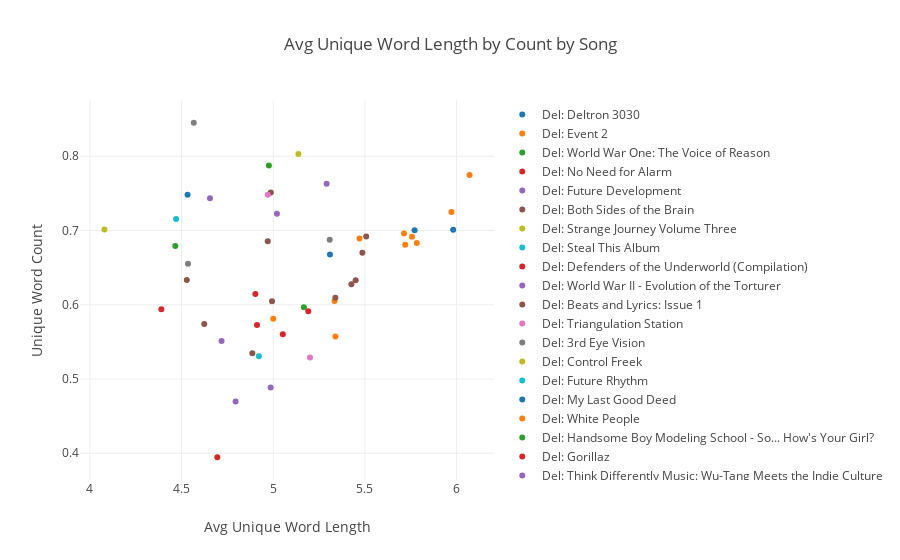

This figure's notebook cell:
### Code cell
unique_count_to_length([works['Del']], by_alb=True)

### Figure 1 — Plotly figure (JSON) as saved in the notebook; plotly's stock layout.template omitted (floating-point values rounded to 4 significant figures)
{"data": [{"hoverinfo": "text", "mode": "markers", "name": "Del: Deltron 3030", "text": ["Positive Contact", "Virus", "Things You Can Do"], "type": "scatter", "x": [5.771, 5.309, 5.982], "y": [0.7005, 0.6677, 0.7011]}, {"hoverinfo": "text", "mode": "markers", "name": "Del: Event 2", "text": ["Pay the Price", "The Return", "Talent Supercedes", "The Agony", "Do You Remember?", "Nobody Can", "What Is This Loneliness", "Melding of the Minds", "Look Across the Sky"], "type": "scatter", "x": [5.339, 5.47, 5.783, 5.72, 5.714, 5.972, 6.071, 5.334, 5.757], "y": [0.5573, 0.6894, 0.6831, 0.6807, 0.6958, 0.7247, 0.7747, 0.6052, 0.6914]}, {"hoverinfo": "text", "mode": "markers", "name": "Del: World War One: The Voice of Reason", "text": ["All We Know"], "type": "scatter", "x": [4.976], "y": [0.7875]}, {"hoverinfo": "text", "mode": "markers", "name": "Del: No Need for Alarm", "text": ["Catch a Bad One", "No Need for Alarm", "Wack M.C.'s", "Worldwide"], "type": "scatter", "x": [5.052, 4.912, 4.695, 4.39], "y": [0.5603, 0.5727, 0.3946, 0.5939]}, {"hoverinfo": "text", "mode": "markers", "name": "Del: Future Development", "text": ["Love is worth", "Don't Forget the Bass"], "type": "scatter", "x": [4.795, 4.986], "y": [0.4696, 0.4887]}, {"hoverinfo": "text", "mode": "markers", "name": "Del: Both Sides of the Brain", "text": ["Shit Talkers *", "Followers *", "Press Rewind", "Time is Too Expensive", "FWA (Fair Weather Associates) *", "Offspring", "Jaw Gymnastics", "Stay On Your Toes", "Catch All This"], "type": "scatter", "x": [4.886, 4.624, 5.486, 5.449, 4.529, 5.426, 5.507, 4.993, 5.339], "y": [0.5346, 0.5741, 0.67, 0.633, 0.6335, 0.6277, 0.6921, 0.6048, 0.6096]}, {"hoverinfo": "text", "mode": "markers", "name": "Del: Future Development (1996)", "text": [], "type": "scatter", "x": [], "y": []}, {"hoverinfo": "text", "mode": "markers", "name": "Del: Phony Phranchise 12\"", "text": [], "type": "scatter", "x": [], "y": []}, {"hoverinfo": "text", "mode": "markers", "name": "Del: Strange Journey Volume Three", "text": ["Strange Universe"], "type": "scatter", "x": [5.137], "y": [0.8031]}, {"hoverinfo": "text", "mode": "markers", "name": "Del: Steal This Album", "text": ["The Repo Man Sings for You"], "type": "scatter", "x": [4.921], "y": [0.5307]}, {"hoverinfo": "text", "mode": "markers", "name": "Del: Deltron 3030 ", "text": [], "type": "scatter", "x": [], "y": []}, {"hoverinfo": "text", "mode": "markers", "name": "Del: Event II", "text": [], "type": "scatter", "x": [], "y": []}, {"hoverinfo": "text", "mode": "markers", "name": "Del: Strength Magazine Presents Subtext (Compilation)", "text": [], "type": "scatter", "x": [], "y": []}, {"hoverinfo": "text", "mode": "markers", "name": "Del: Defenders of the Underworld (Compilation)", "text": ["Hoe!"], "type": "scatter", "x": [4.903], "y": [0.6146]}, {"hoverinfo": "text", "mode": "markers", "name": "Del: World War II - Evolution of the Torturer", "text": ["On the Run Again", "War of the Masses"], "type": "scatter", "x": [5.291, 5.02], "y": [0.763, 0.7226]}, {"hoverinfo": "text", "mode": "markers", "name": "Del: Beats and Lyrics: Issue 1", "text": ["Three Emcees"], "type": "scatter", "x": [4.987], "y": [0.7512]}, {"hoverinfo": "text", "mode": "markers", "name": "Del: Triangulation Station", "text": ["What's Wrong with This Picture"], "type": "scatter", "x": [4.97], "y": [0.7481]}, {"hoverinfo": "text", "mode": "markers", "name": "Del: 3rd Eye Vision", "text": ["Oakland Blackouts", "Off the Record"], "type": "scatter", "x": [5.308, 4.567], "y": [0.6875, 0.8451]}, {"hoverinfo": "text", "mode": "markers", "name": "Del: Control Freek", "text": ["Get It"], "type": "scatter", "x": [4.079], "y": [0.7014]}, {"hoverinfo": "text", "mode": "markers", "name": "Del: Future Rhythm", "text": ["Food Fight"], "type": "scatter", "x": [4.47], "y": [0.7155]}, {"hoverinfo": "text", "mode": "markers", "name": "Del: My Last Good Deed", "text": ["Nothing Fake/The Ultimate"], "type": "scatter", "x": [4.533], "y": [0.7483]}, {"hoverinfo": "text", "mode": "markers", "name": "Del: White People", "text": ["The World's Gone Mad"], "type": "scatter", "x": [5], "y": [0.5812]}, {"hoverinfo": "text", "mode": "markers", "name": "Del: Handsome Boy Modeling School - So... How's Your Girl?", "text": ["Magnetizing", "The Projects (PJays)"], "type": "scatter", "x": [5.167, 4.466], "y": [0.5967, 0.6791]}, {"hoverinfo": "text", "mode": "markers", "name": "Del: Gorillaz", "text": ["Clint Eastwood"], "type": "scatter", "x": [5.191], "y": [0.5914]}, {"hoverinfo": "text", "mode": "markers", "name": "Del: Think Differently Music: Wu-Tang Meets the Indie Culture", "text": ["Preservation", "Fragments"], "type": "scatter", "x": [4.655, 4.718], "y": [0.7434, 0.5513]}, {"hoverinfo": "text", "mode": "markers", "name": "Del: Wrongplace 12\"", "text": ["Undisputed Champs"], "type": "scatter", "x": [4.97], "y": [0.6856]}, {"hoverinfo": "text", "mode": "markers", "name": "Del: No Man's Land", "text": ["'94 Via Satellite"], "type": "scatter", "x": [5.201], "y": [0.5289]}, {"hoverinfo": "text", "mode": "markers", "name": "Del: These Days...", "text": ["Ride Slow"], "type": "scatter", "x": [4.535], "y": [0.6552]}], "layout": {"hovermode": "closest", "title": "Avg Unique Word Length by Count by Song", "xaxis": {"title": "Avg Unique Word Length"}, "yaxis": {"title": "Unique Word Count"}}}
